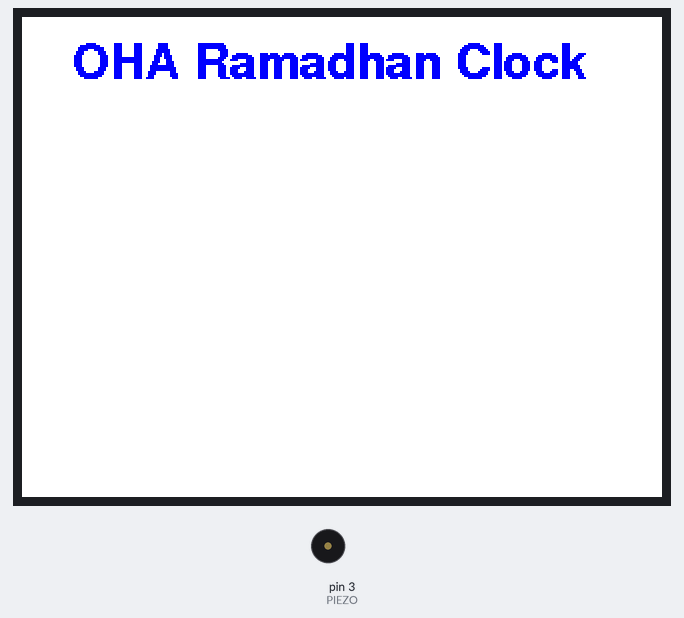
A sketch run on a simulated Arduino Uno, built with avr-gcc and run on an emulated ATmega328P. Shown: 320×240 colour display, buzzer (waves = sounding). The local clock reads 2024-03-15 10:24:30 at power-on unless the sketch sets it.

Above: at 0.3 s.
At 0.8 s:
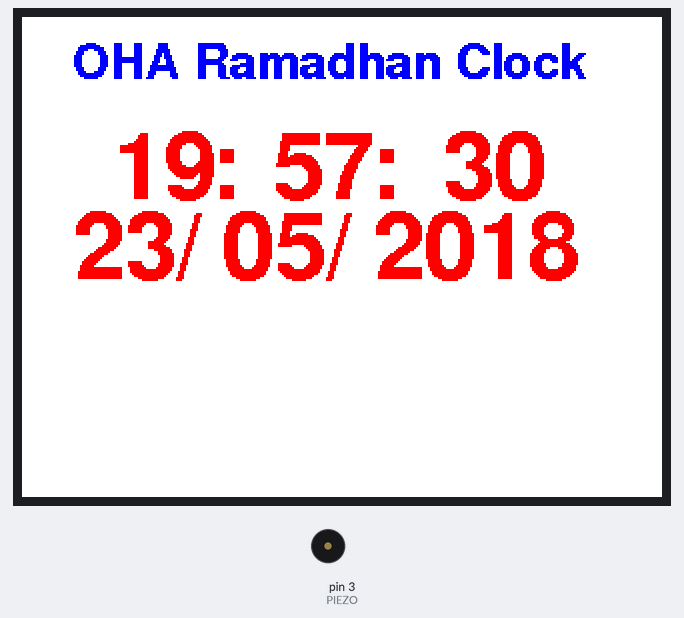
At 30.4 s:
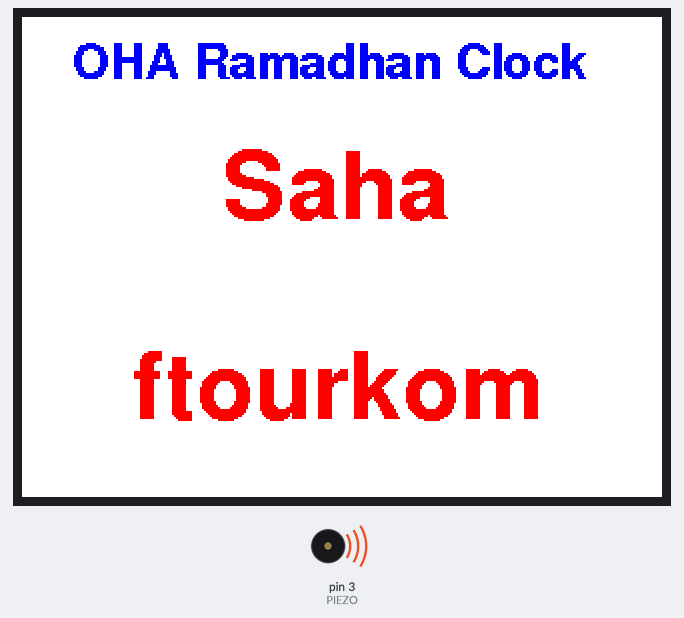
At 37.5 s:
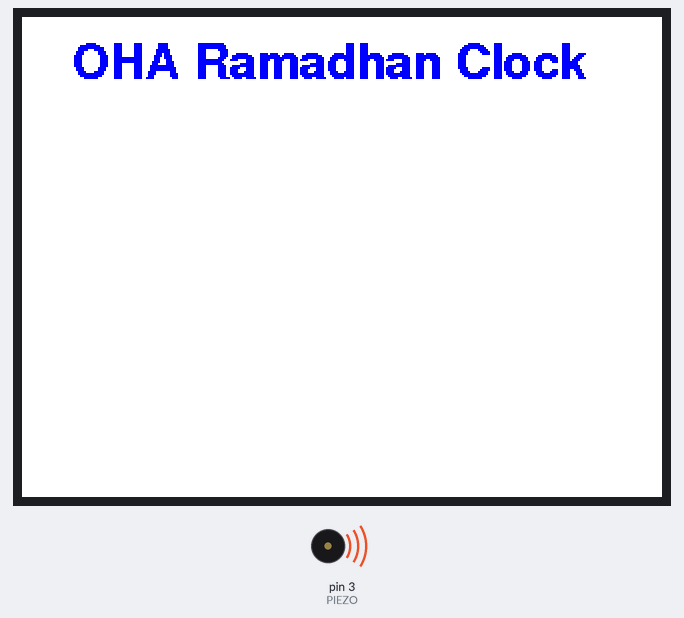
Timing chart, 0 to 39.0 s (numbered marks = the images above):
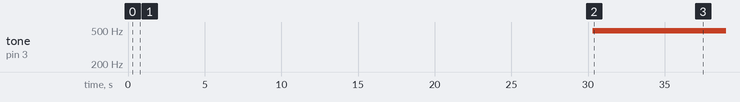

The sketch:

Ramadhan_Clock_UNO.ino
```cpp
// (licence header left out)
#include <SPI.h>
#include <SD.h>
#include <Wire.h>
#include "Adafruit_GFX.h"
#include "Adafruit_ILI9341.h"
#include "Fonts/FreeSansBold12pt7b.h"
#include "Fonts/FreeSansBold24pt7b.h"
#include "DS1307.h"

// For the Adafruit shield, these are the default.
#define TFT_DC 9
#define TFT_CS 10

#define PIEZO 3 // pin 3 is capable of PWM

// Use hardware SPI (on Uno, #13, #12, #11) and the above for CS/DC
Adafruit_ILI9341 tft = Adafruit_ILI9341(TFT_CS, TFT_DC);
// If using the breakout, change pins as desired
//Adafruit_ILI9341 tft = Adafruit_ILI9341(TFT_CS, TFT_DC, TFT_MOSI, TFT_CLK, TFT_RST, TFT_MISO);

DS1307 clock; //define a object of DS1307 class

int i=0,j=0,k=0,l=0,m=0,n=0;

void desplayDigit();

void setup() {

  pinMode(PIEZO, OUTPUT);

  tft.begin();

  clock.begin();
  clock.fillByYMD(2018,5,23);
  clock.fillByHMS(19,57,30);
  //clock.fillDayOfWeek();
  clock.setTime();//write time to the RTC chip

  tft.setRotation(1);
  background();
  delay(500);
  }

void loop() {
  desplayDigit();

  if ((clock.hour == 19)&& (clock.minute == 58)&&(clock.second == 00)){
    background();

    tft.setFont(&FreeSansBold24pt7b);
    tft.setTextColor(ILI9341_RED);

    for (int i=0;i < 10; i++ ){
      tft.setCursor(100, 100);
      tft.print ("Saha");
      tft.setCursor(55, 200);
      tft.print ("ftourkom");
      analogWrite(PIEZO, 128); // 50 percent duty cycle tone to the piezo
      delay(1000);
      tft.fillRect(45,50,220,190,ILI9341_WHITE);
      digitalWrite(PIEZO, LOW); // turn the piezo off
      delay(1000);

    }

    background();
    i=0;j=0;k=0;l=0;m=0;n=0;
    desplayDigit();
  }
  delay(500);
}

void desplayDigit(){
  tft.setFont(&FreeSansBold24pt7b);
  tft.setTextColor(ILI9341_RED);
  clock.getTime();

  if (k != clock.hour){
    tft.fillRect(45,55,60,40,ILI9341_WHITE);
        tft.setCursor(45, 90);
        if (clock.hour >= 0 && clock.hour < 10) {
          tft.print('0');
        }
        tft.print(clock.hour);
        tft.print(":");
        k=clock.hour;
  }

  if (j != clock.minute){
        tft.fillRect(125,55,60,40,ILI9341_WHITE);
        tft.setCursor(125, 90);
        if (clock.minute >= 0 && clock.minute < 10) {
          tft.print('0');
        }
        tft.print(clock.minute);
        tft.print(":");
        j=clock.minute;
    }
  if( i != clock.second){
          tft.fillRect(210,55,90,40,ILI9341_WHITE);
          tft.setCursor(210, 90);
          if (clock.second >= 0 && clock.second < 10) {
            tft.print('0');
          }
          tft.print(clock.second);
          i=clock.second;
        }

   if (l != clock.dayOfMonth){
    tft.fillRect(25,100,60,40,ILI9341_WHITE);
        tft.setCursor(25, 130);
        if (clock.dayOfMonth >= 0 && clock.dayOfMonth < 10) {
          tft.print('0');
        }
        tft.print(clock.dayOfMonth);
        tft.print("/");
        l=clock.dayOfMonth;
  }

  if (m != clock.month){
        tft.fillRect(100,100,60,40,ILI9341_WHITE);
        tft.setCursor(100, 130);
        if (clock.month >= 0 && clock.month < 10) {
          tft.print('0');
        }
        tft.print(clock.month);
        tft.print("/");
        m=clock.month;
    }
  if( n != (clock.year+2000)){
          tft.fillRect(175,100,120,40,ILI9341_WHITE);
          tft.setCursor(175, 130);
          tft.print(clock.year+2000);
          n=clock.year+2000;
        }
}

void background(){
  tft.fillScreen(ILI9341_WHITE);
  tft.setRotation(1);

  tft.setFont(&FreeSansBold12pt7b);
  tft.setTextColor(ILI9341_BLUE);
  tft.setCursor(25,30);
  tft.print("OHA Ramadhan Clock");
}
```

Measured:
- by itself, tone on pin 3 (PIEZO): silent → 490 Hz at 30.3 s
- what the display in image 1 shows lasts 0.5 s, from 0.8 s to 1.3 s
- what the display in image 2 shows lasts 1.0 s, from 30.3 s to 31.3 s
